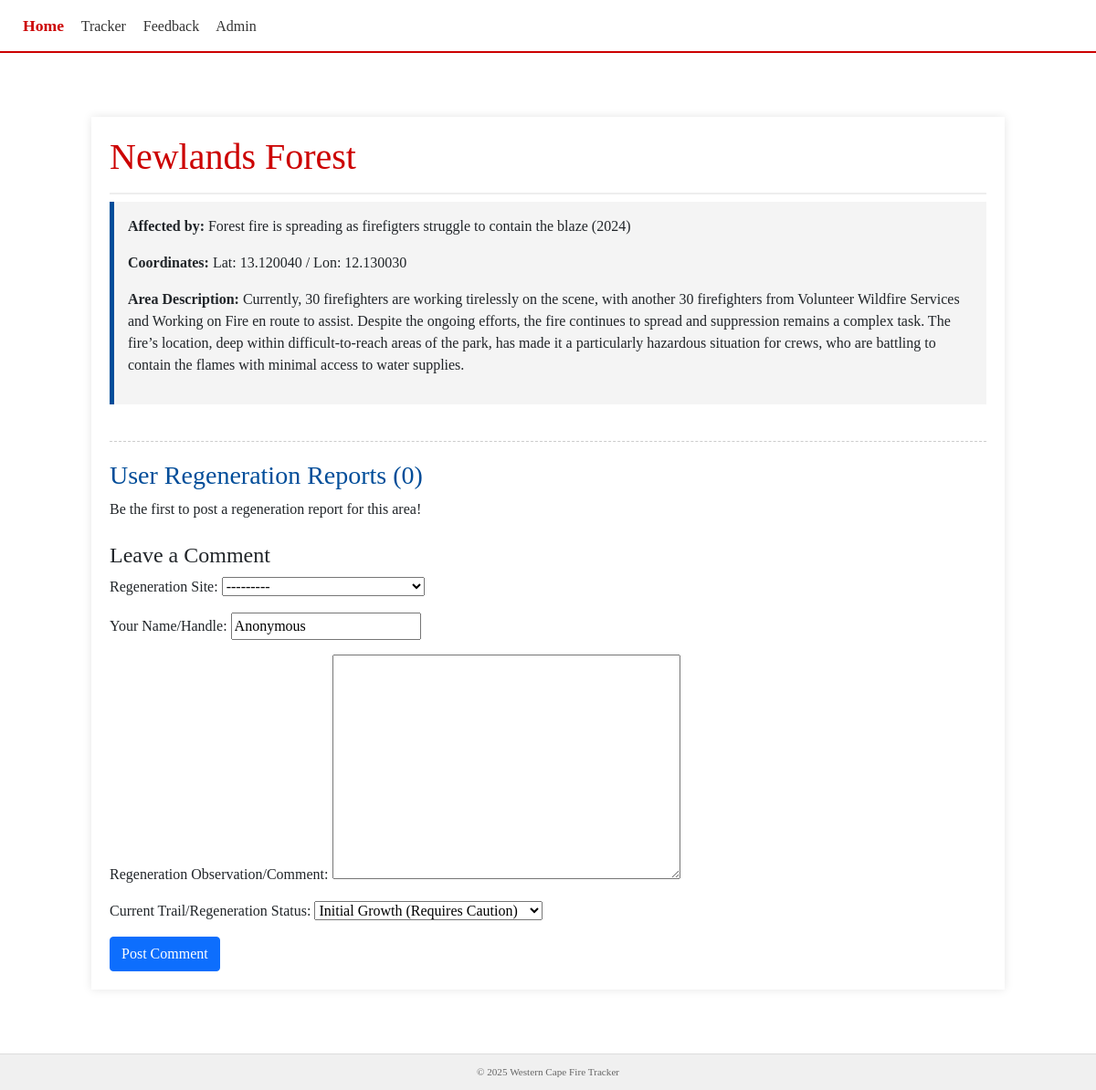
The app's page /tracker/1/ with its own data.
### tracker/models.py (models this page shows, shortened)
class RegenerationSite(models.Model):
        associated_fire = models.ForeignKey(
            FireIncident,
            on_delete=models.SET_NULL, # Keep the site record even if the fire record is deleted
            null=True,
            blank=True,
            related_name='regeneration_sites',
            verbose_name="Associated Fire Incident"
        )
        site_name = models.CharField(max_length=200, unique=True)
        latitude = models.DecimalField(max_digits=9, decimal_places=6)
        longitude = models.DecimalField(max_digits=9, decimal_places=6)
        description = models.TextField(verbose_name="Trail/Area Description")
        date_established = models.DateTimeField(auto_now_add=True)
        def __str__(self):
            return self.site_name

class FireIncident(models.Model):
    title = models.CharField(max_length=200)
    location = models.CharField(max_length=200, blank=True)
    date = models.DateField(null=True, blank=True)
    description = models.TextField(blank=True)
    latitude = models.DecimalField(max_digits=9, decimal_places=6, null=True, blank=True)
    longitude = models.DecimalField(max_digits=9, decimal_places=6, null=True, blank=True)
    source_url = models.URLField(blank=True)
    status = models.CharField(max_length=50, blank=True)
    created_at = models.DateTimeField(auto_now_add=True)

### tracker/views.py (the view)
# urls.py: path('<int:pk>/', views.incident_detail, name='incident_detail'),   # Detail view for a specific incident
def incident_detail(request, pk):
    site = get_object_or_404(RegenerationSite, pk=pk)
    site_feedback = site.user_reports.all().order_by('-date_posted')
    if request.method == 'POST':
        form = CommentForm(request.POST)
        if form.is_valid():
            comments = form.save(commit=False)
            comments.site = site
            comments.save()
            return redirect( 'incident_detail',pk=pk)
    else:
        form = CommentForm()
    context = {
        'site': site,
        'site_feedback': site_feedback,
        'page_title': site.site_name,
        'form': form
    }
    return render(request, 'tracker/detail.html', context)
    return render(request, 'detail.html',{'post':post, 'form':form, 'comments':comments })

### tracker/forms.py
class CommentForm(forms.ModelForm):
    class Meta:
        model = UserFeedback
        fields = '__all__'

### tracker/templates/tracker/detail.html (shortened to what this page needs)
{% extends 'base.html' %}
{% load static %}
{% block content %}
<div class="container" style="max-width: 1000px; margin: 50px auto; padding: 20px; background-color: #fff; box-shadow: 0 0 10px rgba(0,0,0,0.1);">
    <h1 style="color: #cc0000; border-bottom: 2px solid #eee; padding-bottom: 15px;">{{ site.site_name }}</h1>
    <div class="site-details" style="margin-bottom: 30px; padding: 15px; background-color: #f4f4f4; border-left: 5px solid #004d99;">
        <p><strong>Affected by:</strong> {{ site.associated_fire.title|default:"N/A" }} ({{ site.associated_fire.date|date:"Y"|default:"" }})</p>
        <p><strong>Coordinates:</strong> Lat: {{ site.latitude }} / Lon: {{ site.longitude }}</p>
        <p><strong>Area Description:</strong> {{ site.description }}</p>
    </div>
    <div style="margin-top: 40px; border-top: 1px dashed #ccc; padding-top: 20px;">
        <h3 style="color: #004d99;">User Regeneration Reports ({{ site_feedback|length }})</h3>
        {% if site_feedback %}
            {% for report in site_feedback %}
            <div class="report-entry" style="border: 1px solid #e0e0e0; padding: 15px; margin-bottom: 15px; border-radius: 4px;">
                <p style="font-weight: bold; margin-bottom: 5px;">
                    Reported by: {{ report.user_name }}
                    <span style="float: right; color: green; font-size: 0.9em;">Status: {{ report.get_regeneration_status_display }}</span>
                </p>
                <p style="margin-top: 0; color: #555;">{{ report.comment }}</p>
                {% if report.picture %}
                    <img src="{{ report.picture.url }}" alt="Regeneration Photo" style="max-width: 100%; height: auto; border-radius: 3px; margin-top: 10px;">
                {% endif %}
                <p style="font-size: 0.8em; color: #999; text-align: right;">Posted on: {{ report.date_posted|date:"F d, Y" }}</p>
            </div>
            {% endfor %}
        {% else %}
            <p>Be the first to post a regeneration report for this area!</p>
        {% endif %}
    </div>
          <div class="mt-4">
            <h4>Leave a Comment</h4>
            <form method="POST">
              <div class="mb-3">
                {{form.as_p}}
              </div>
              <button type="submit" class="btn btn-primary">
                Post Comment
              </button>
            </form>
          </div>
        </div>
      </div>
{% endblock content %}

### static/css/styles.css (style rules this page uses)
body { font-family: system-ui, sans-serif; margin: 20px; }

### records on screen
RegenerationSite: site_name "Newlands Forest", associated_fire "Forest fire is spreading as firefigters struggle to contain the blaze", associated_fire "2024", latitude "13.120040", longitude "12.130030", description "Currently, 30 firefighters are working tirelessly on the scene, with another 30 firefighters from Volunteer Wildfire Services and Working on Fire en route to assist. Despite the ongoing efforts, the fire continues to spread and suppression remains a complex task. The fire’s location, deep within difficult-to-reach areas of the park, has made it a particularly hazardous situation for crews, who are battling to contain the flames with minimal access to water supplies."

### other values on screen
{{ site_feedback|length }} "0"
